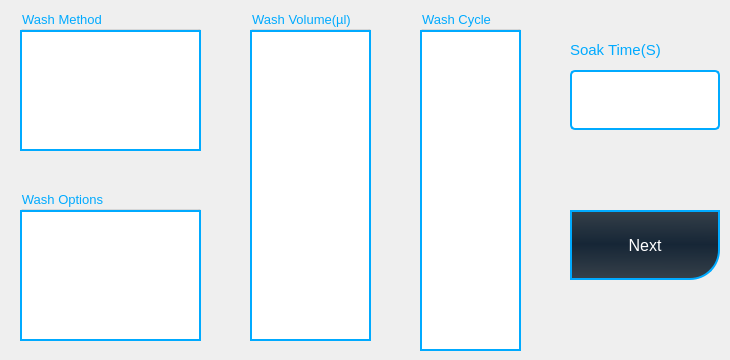
    <widget class="QWidget" name="page_2">
     <widget class="QGroupBox" name="groupBox">
      <property name="geometry">
       <rect>
        <x>20</x>
        <y>10</y>
        <width>181</width>
        <height>141</height>
       </rect>
      </property>
      <property name="font">
       <font>
        <pointsize>10</pointsize>
       </font>
      </property>
      <property name="styleSheet">
       <string notr="true">

color:rgb(0, 170, 255);
/*border: 2px solid rgb(0, 170, 255);
/*border-bottom-right-radius :30px;
/*border-top-left-radius :30px;*/
/*border-radius: 10px;*/

</string>
      </property>
      <property name="title">
       <string>Wash Method</string>
      </property>
      <widget class="QListWidget" name="listWidget">
       <property name="geometry">
        <rect>
         <x>0</x>
         <y>20</y>
         <width>181</width>
         <height>121</height>
        </rect>
       </property>
       <property name="font">
        <font>
         <pointsize>18</pointsize>
        </font>
       </property>
       <property name="styleSheet">
        <string notr="true">color:rgb(255, 255, 255);
border: 2px solid rgb(0, 170, 255);
/*border-bottom-right-radius :30px;
/*border-top-left-radius :30px;*/
/*border-radius: 10px;*/</string>
       </property>
       <property name="autoScrollMargin">
        <number>16</number>
       </property>
       <item>
        <property name="text">
         <string>Plate Wash</string>
        </property>
       </item>
       <item>
        <property name="text">
         <string>Strip Wash</string>
        </property>
       </item>
      </widget>
     </widget>
     <widget class="QGroupBox" name="groupBox_2">
      <property name="geometry">
       <rect>
        <x>250</x>
        <y>10</y>
        <width>121</width>
        <height>331</height>
       </rect>
      </property>
      <property name="font">
       <font>
        <pointsize>10</pointsize>
       </font>
      </property>
      <property name="styleSheet">
       <string notr="true">

color:rgb(0, 170, 255);
/*border: 2px solid rgb(0, 170, 255);
/*border-bottom-right-radius :30px;
/*border-top-left-radius :30px;*/
/*border-radius: 10px;*/

</string>
      </property>
      <property name="title">
       <string>Wash Volume(µl)</string>
      </property>
      <widget class="QListWidget" name="listWidget_3">
       <property name="geometry">
        <rect>
         <x>0</x>
         <y>20</y>
         <width>121</width>
         <height>311</height>
        </rect>
       </property>
       <property name="font">
        <font>
         <pointsize>18</pointsize>
        </font>
       </property>
       <property name="styleSheet">
        <string notr="true">color:rgb(255, 255, 255);
border: 2px solid rgb(0, 170, 255);
/*border-bottom-right-radius :30px;
/*border-top-left-radius :30px;*/
/*border-radius: 10px;*/</string>
       </property>
       <property name="autoScrollMargin">
        <number>16</number>
       </property>
       <item>
        <property name="text">
         <string>50</string>
        </property>
       </item>
       <item>
        <property name="text">
         <string>100</string>
        </property>
       </item>
       <item>
        <property name="text">
         <string>150</string>
        </property>
       </item>
       <item>
        <property name="text">
         <string>200</string>
        </property>
       </item>
       <item>
        <property name="text">
         <string>250</string>
        </property>
       </item>
       <item>
        <property name="text">
         <string>300</string>
        </property>
       </item>
       <item>
        <property name="text">
         <string>350</string>
        </property>
       </item>
      </widget>
     </widget>
     <widget class="QGroupBox" name="groupBox_3">
      <property name="geometry">
       <rect>
        <x>420</x>
        <y>10</y>
        <width>101</width>
        <height>341</height>
       </rect>
      </property>
      <property name="font">
       <font>
        <pointsize>10</pointsize>
       </font>
      </property>
      <property name="styleSheet">
       <string notr="true">

color:rgb(0, 170, 255);
/*border: 2px solid rgb(0, 170, 255);
/*border-bottom-right-radius :30px;
/*border-top-left-radius :30px;*/
/*border-radius: 10px;*/

</string>
      </property>
      <property name="title">
       <string>Wash Cycle</string>
      </property>
      <widget class="QListWidget" name="listWidget_4">
       <property name="geometry">
        <rect>
         <x>0</x>
         <y>20</y>
         <width>101</width>
         <height>321</height>
        </rect>
       </property>
       <property name="font">
        <font>
         <pointsize>16</pointsize>
        </font>
       </property>
       <property name="styleSheet">
        <string notr="true">color:rgb(255, 255, 255);
border: 2px solid rgb(0, 170, 255);
/*border-bottom-right-radius :30px;
/*border-top-left-radius :30px;*/
/*border-radius: 10px;*/</string>
       </property>
       <property name="autoScrollMargin">
        <number>16</number>
       </property>
       <item>
        <property name="text">
         <string>1</string>
        </property>
       </item>
       <item>
        <property name="text">
         <string>2</string>
        </property>
       </item>
       <item>
        <property name="text">
         <string>3</string>
        </property>
       </item>
       <item>
        <property name="text">
         <string>4</string>
        </property>
       </item>
       <item>
        <property name="text">
         <string>5</string>
        </property>
       </item>
       <item>
        <property name="text">
         <string>6</string>
        </property>
       </item>
       <item>
        <property name="text">
         <string>7</string>
        </property>
       </item>
       <item>
        <property name="text">
         <string>8</string>
        </property>
       </item>
       <item>
        <property name="text">
         <string>9</string>
        </property>
       </item>
       <item>
        <property name="text">
         <string>10</string>
        </property>
       </item>
      </widget>
     </widget>
     <widget class="QToolButton" name="toolButton_5">
      <property name="geometry">
       <rect>
        <x>570</x>
        <y>210</y>
        <width>150</width>
        <height>70</height>
       </rect>
      </property>
      <property name="font">
       <font>
        <pointsize>12</pointsize>
       </font>
      </property>
      <property name="styleSheet">
       <string notr="true">QToolButton {
background-color:qlineargradient(spread:reflect, x1:0.535816, y1:0.489, x2:0.53051, y2:1, stop:0 rgba(22, 38, 54,255), stop:1 rgba(55,65,74,255));
color:rgb(255, 255, 255);
border: 2px solid rgb(0, 170, 255);
border-bottom-right-radius :30px;
/*border-top-left-radius :30px;*/
/*border-radius: 10px;*/
}
QToolButton:pressed{
background-color:rgb(0, 170, 255)
}</string>
      </property>
      <property name="text">
       <string>Next</string>
      </property>
     </widget>
     <widget class="QGroupBox" name="groupBox_6">
      <property name="geometry">
       <rect>
        <x>20</x>
        <y>190</y>
        <width>181</width>
        <height>151</height>
       </rect>
      </property>
      <property name="font">
       <font>
        <pointsize>10</pointsize>
       </font>
      </property>
      <property name="styleSheet">
       <string notr="true">

color:rgb(0, 170, 255);
/*border: 2px solid rgb(0, 170, 255);
/*border-bottom-right-radius :30px;
/*border-top-left-radius :30px;*/
/*border-radius: 10px;*/

</string>
      </property>
      <property name="title">
       <string>Wash Options</string>
      </property>
      <widget class="QListWidget" name="listWidget_2">
       <property name="geometry">
        <rect>
         <x>0</x>
         <y>20</y>
         <width>181</width>
         <height>131</height>
        </rect>
       </property>
       <property name="font">
        <font>
         <pointsize>18</pointsize>
        </font>
       </property>
       <property name="styleSheet">
        <string notr="true">color:rgb(255, 255, 255);
border: 2px solid rgb(0, 170, 255);
/*border-bottom-right-radius :30px;
/*border-top-left-radius :30px;*/
/*border-radius: 10px;*/</string>
       </property>
       <property name="autoScrollMargin">
        <number>16</number>
       </property>
       <item>
        <property name="text">
         <string>Normal Wash</string>
        </property>
       </item>
       <item>
        <property name="text">
         <string>Cross Wash</string>
        </property>
       </item>
      </widget>
     </widget>
     <widget class="QLineEdit" name="lineEdit_13">
      <property name="geometry">
       <rect>
        <x>570</x>
        <y>70</y>
        <width>150</width>
        <height>60</height>
       </rect>
      </property>
      <property name="font">
       <font>
        <pointsize>16</pointsize>
       </font>
      </property>
      <property name="styleSheet">
       <string notr="true">
color:rgb(255, 255, 255);
border: 2px solid rgb(0, 170, 255);
border-radius :5px;</string>
      </property>
      <property name="text">
       <string>0</string>
      </property>
     </widget>
     <widget class="QPushButton" name="pushButton_6">
      <property name="geometry">
       <rect>
        <x>580</x>
        <y>70</y>
        <width>130</width>
        <height>55</height>
       </rect>
      </property>
      <property name="styleSheet">
       <string notr="true">background:qlineargradient(spread:pad, x1:0, y1:0, x2:1, y2:0, stop:0 rgba(0, 0, 0, 0), stop:1 rgba(0,0,0,0));
border: 0px solid rgb(0, 170, 255);</string>
      </property>
      <property name="text">
       <string/>
      </property>
     </widget>
     <widget class="QLabel" name="label_33">
      <property name="geometry">
       <rect>
        <x>570</x>
        <y>40</y>
        <width>151</width>
        <height>20</height>
       </rect>
      </property>
      <property name="font">
       <font>
        <pointsize>11</pointsize>
       </font>
      </property>
      <property name="styleSheet">
       <string notr="true">color:rgb(0, 170, 255);</string>
      </property>
      <property name="text">
       <string>Soak Time(S)</string>
      </property>
     </widget>
    </widget>
